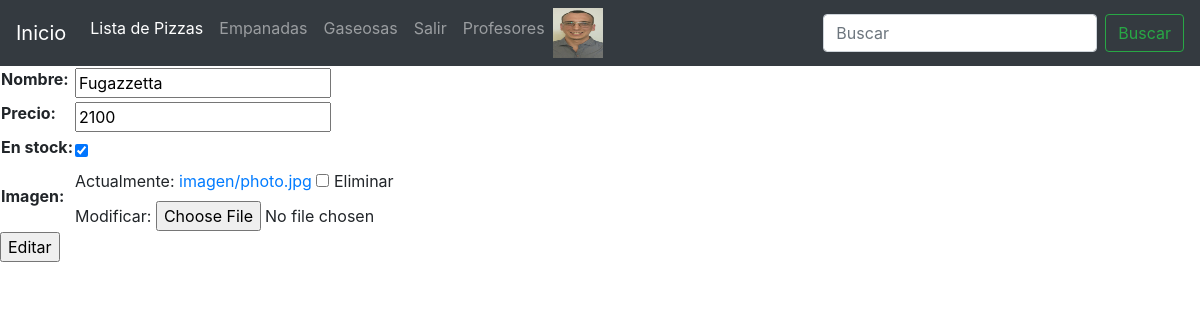
The page /App_pizza/editar/5/ (signed in) on the database its author committed.
### Usuarios/models.py (models this page shows)
class Prefil_de_usuario(models.Model):
    usuario = models.OneToOneField(User, on_delete=models.CASCADE, related_name='perfil')
    telefono = models.CharField(max_length=25, null=True, blank=True)
    fecha_de_nacimiento = models.DateField(null=True, blank=True)
    foto_de_perfil = models.ImageField(upload_to='profile_images', null=True, blank=True)

### App_pizza/models.py (models this page shows, shortened)
class Pizzas (models.Model):
    nombre = models.CharField(max_length= 50, verbose_name = "nombre")
    precio = models.IntegerField(verbose_name = "precio")
    stock = models.BooleanField(default= True, verbose_name = "en stock")
    imagen = models.ImageField(upload_to='imagen', null=True, blank=True)
    class Meta:
        verbose_name = "Pizza"
        verbose_name_plural = "Pizzas"

### App_pizza/views.py (the view)
# urls.py: path("editar/<int:pk>/", Editar_pizza.as_view(), name="editar"),
class Editar_pizza (UpdateView):
    model = Pizzas
    fields = '__all__'
    template_name = 'App_pizza/editar.html'
    success_url = '/App_pizza/listado/'
    primary_key = "pizza"

### Templates/App_pizza/editar.html (shortened to what this page needs)
    {% extends "base.html" %}
    {% block base %}
    {% if form %}
    <form action="" method="POST"  enctype="multipart/form-data">
        <table>
            {{form.as_table}}
        </table>
        <input type="submit" value="Editar">
    </form>
{% endif %}
    {% endblock %}

### Templates/base.html (shortened to what this page needs)
<!DOCTYPE html>
<html lang="en">
<head>
    <link rel="stylesheet" href="https://cdn.jsdelivr.net/npm/bootstrap@4.6.2/dist/css/bootstrap.min.css">
</head>
<body>
<header>
        <nav class="navbar navbar-expand-lg navbar-dark bg-dark">
            <a class="navbar-brand" href="/">Inicio</a>
            <div class="collapse navbar-collapse" id="navbarSupportedContent">
              <ul class="navbar-nav mr-auto">
                <li class="nav-item active">
                  <a class="nav-link" href="/App_pizza/listado/">Lista de Pizzas <span class="sr-only">(current)</span></a>
                </li>
                <li class="nav-item">
                  <a class="nav-link" href="/App_empanadas/listado_de_empanadas/">Empanadas</a>
                </li>
                <li class="nav-item">
                  <a class="nav-link" href="/App_gaseosas/listado_de_gaseosas/">Gaseosas</a>
                </li>
                {% if request.user.is_authenticated %}
                <li class="nav-item">
                    <a class="nav-link" href="/Usuarios/salir/">Salir</a>
                </li>
                <li class="nav-item">
                    <a class="nav-link" href="/Usuarios/actualizacion/">{{request.user.username}}</a>
                </li>
                    {% if request.user.perfil.foto_de_perfil.url != '' %}
                        <img src="{{request.user.perfil.foto_de_perfil.url}}" alt="profile_picture" width="50px" height="50px">
                    {% endif %}
                {% endif %}
              </ul>
              {% block buscador %}
              <form class="form-inline my-2 my-lg-0" action="/App_pizza/listado/" method="GET">
                <input class="form-control mr-sm-2" type="search" placeholder="Buscar" aria-label="Search" name = "Search">
                <button class="btn btn-outline-success my-2 my-sm-0" type="submit">Buscar</button>
              </form>
              {% endblock %}
            </div>
          </nav>
</header>
{% block base %} {% endblock %}
</body>
</html>

### rows shown on the page
Pizzas: nombre "Fugazzetta", precio "2100", stock "☑"

### other values the page prints
{{ request.user.username }} "Profesores"
